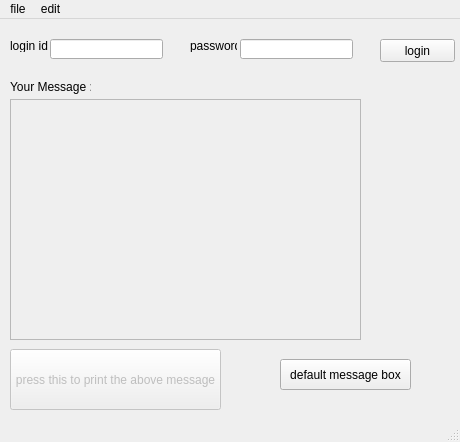
<?xml version="1.0" encoding="UTF-8"?>
<ui version="4.0">
 <class>MainWindow</class>
 <widget class="QMainWindow" name="MainWindow">
  <property name="geometry">
   <rect>
    <x>0</x>
    <y>0</y>
    <width>460</width>
    <height>442</height>
   </rect>
  </property>
  <property name="windowTitle">
   <string>MainWindow</string>
  </property>
  <widget class="QWidget" name="centralwidget">
   <widget class="QLabel" name="label_1">
    <property name="geometry">
     <rect>
      <x>10</x>
      <y>20</y>
      <width>47</width>
      <height>13</height>
     </rect>
    </property>
    <property name="text">
     <string>login id : </string>
    </property>
   </widget>
   <widget class="QLabel" name="label_2">
    <property name="geometry">
     <rect>
      <x>190</x>
      <y>20</y>
      <width>47</width>
      <height>13</height>
     </rect>
    </property>
    <property name="text">
     <string>password</string>
    </property>
   </widget>
   <widget class="QLineEdit" name="login_id_entered">
    <property name="geometry">
     <rect>
      <x>50</x>
      <y>20</y>
      <width>113</width>
      <height>20</height>
     </rect>
    </property>
   </widget>
   <widget class="QLineEdit" name="password_entered">
    <property name="geometry">
     <rect>
      <x>240</x>
      <y>20</y>
      <width>113</width>
      <height>20</height>
     </rect>
    </property>
    <property name="echoMode">
     <enum>QLineEdit::Password</enum>
    </property>
   </widget>
   <widget class="QPushButton" name="pushbutton1">
    <property name="geometry">
     <rect>
      <x>380</x>
      <y>20</y>
      <width>75</width>
      <height>23</height>
     </rect>
    </property>
    <property name="text">
     <string>login</string>
    </property>
   </widget>
   <widget class="QLabel" name="label_3">
    <property name="geometry">
     <rect>
      <x>10</x>
      <y>60</y>
      <width>81</width>
      <height>16</height>
     </rect>
    </property>
    <property name="text">
     <string>Your Message :</string>
    </property>
   </widget>
   <widget class="QTextEdit" name="text_message">
    <property name="enabled">
     <bool>false</bool>
    </property>
    <property name="geometry">
     <rect>
      <x>10</x>
      <y>80</y>
      <width>351</width>
      <height>241</height>
     </rect>
    </property>
   </widget>
   <widget class="QPushButton" name="button_for_printing">
    <property name="enabled">
     <bool>false</bool>
    </property>
    <property name="geometry">
     <rect>
      <x>10</x>
      <y>330</y>
      <width>211</width>
      <height>61</height>
     </rect>
    </property>
    <property name="text">
     <string>press this to print the above message</string>
    </property>
   </widget>
   <widget class="QPushButton" name="default_message_box">
    <property name="geometry">
     <rect>
      <x>280</x>
      <y>340</y>
      <width>131</width>
      <height>31</height>
     </rect>
    </property>
    <property name="text">
     <string>default message box</string>
    </property>
   </widget>
  </widget>
  <widget class="QMenuBar" name="menubar">
   <property name="geometry">
    <rect>
     <x>0</x>
     <y>0</y>
     <width>460</width>
     <height>21</height>
    </rect>
   </property>
   <widget class="QMenu" name="menufile">
    <property name="title">
     <string>file</string>
    </property>
    <addaction name="actionclose"/>
    <addaction name="actionsave"/>
    <addaction name="actionnew"/>
   </widget>
   <widget class="QMenu" name="menuedit">
    <property name="title">
     <string>edit</string>
    </property>
    <addaction name="actioncopy"/>
    <addaction name="actioncut"/>
    <addaction name="actionpaste"/>
   </widget>
   <addaction name="menufile"/>
   <addaction name="menuedit"/>
  </widget>
  <widget class="QStatusBar" name="statusbar"/>
  <action name="actionclose">
   <property name="text">
    <string>close</string>
   </property>
   <property name="shortcut">
    <string>Esc</string>
   </property>
  </action>
  <action name="actionsave">
   <property name="text">
    <string>save</string>
   </property>
   <property name="shortcut">
    <string>Ctrl+S</string>
   </property>
  </action>
  <action name="actionnew">
   <property name="text">
    <string>new</string>
   </property>
   <property name="shortcut">
    <string>Ctrl+N</string>
   </property>
  </action>
  <action name="actioncopy">
   <property name="text">
    <string>copy</string>
   </property>
   <property name="shortcut">
    <string>Ctrl+C</string>
   </property>
  </action>
  <action name="actioncut">
   <property name="text">
    <string>cut</string>
   </property>
   <property name="shortcut">
    <string>Ctrl+X</string>
   </property>
  </action>
  <action name="actionpaste">
   <property name="text">
    <string>paste</string>
   </property>
   <property name="shortcut">
    <string>Ctrl+V</string>
   </property>
  </action>
 </widget>
 <resources/>
 <connections/>
</ui>
